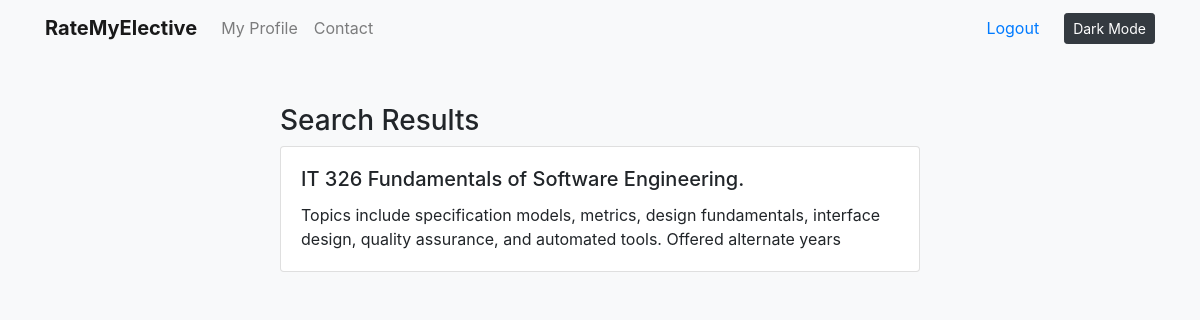
The page /search_results/ (signed in) on the database its author committed.
### website/models.py (models this page shows, shortened)
class Course(models.Model):
    id = models.AutoField(primary_key=True)
    name = models.CharField(max_length=69)
    course_number = models.IntegerField()
    department = models.ForeignKey(Department, on_delete=models.CASCADE)
    description = models.TextField()
    flagged = models.BooleanField(default=False, blank=True)

class Department(models.Model):
    code = models.CharField(primary_key=True, max_length=4)
    name = models.CharField(max_length=40)

### website/views.py (the view)
# urls.py: path('search_results/', views.search, name= "search_results"),
def search(request):
    objs = Course.objects.filter(
        Q(name__icontains="326")
        | Q(course_number__icontains="326"))  #search results
    return render(request, "search_results.html", {'objs': objs})

### templates/search_results.html (shortened to what this page needs)
{% extends "base.html" %}
{% block content %}
<div class="container container-small mb-4">
    <h3>Search Results</h3>
{% for item in objs %}
<div class="card mb-1 elective">
      <div class="card-body">
        <h5 class="card-title">{{item.department.code}} {{item.course_number}} {{item.name}}</h5>
        <p class="card-text">
          {{item.description}}
        </p>
      </div>
</div>
 <br/>
 <!-- {% empty %}
 <p>Don't see your course listed? <a href="/add_class">Click here to add a new course! </a></p> -->
{% endfor %}
{% endblock %}

### static/css/styles.css (style rules this page uses)
@media (min-width: 768px) { .container-small { width: 600px; } }
@media (min-width: 992px) { .container-small { width: 700px; } }

### rows shown on the page
Course: department.code "IT", course_number "326", name "Fundamentals of Software Engineering.", description "Topics include specification models, metrics, design fundamentals, interface design, quality assurance, and automated tools. Offered alternate years"
